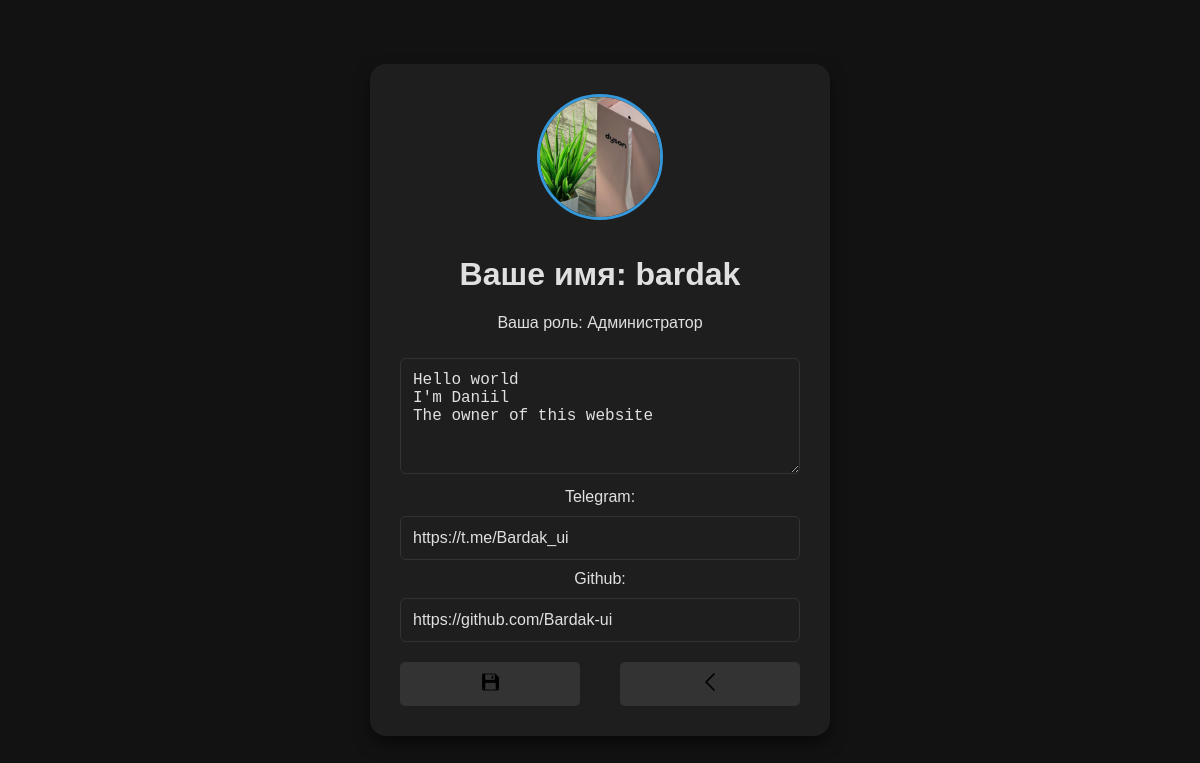
The app's page /profile/settings/ (signed in), older data.
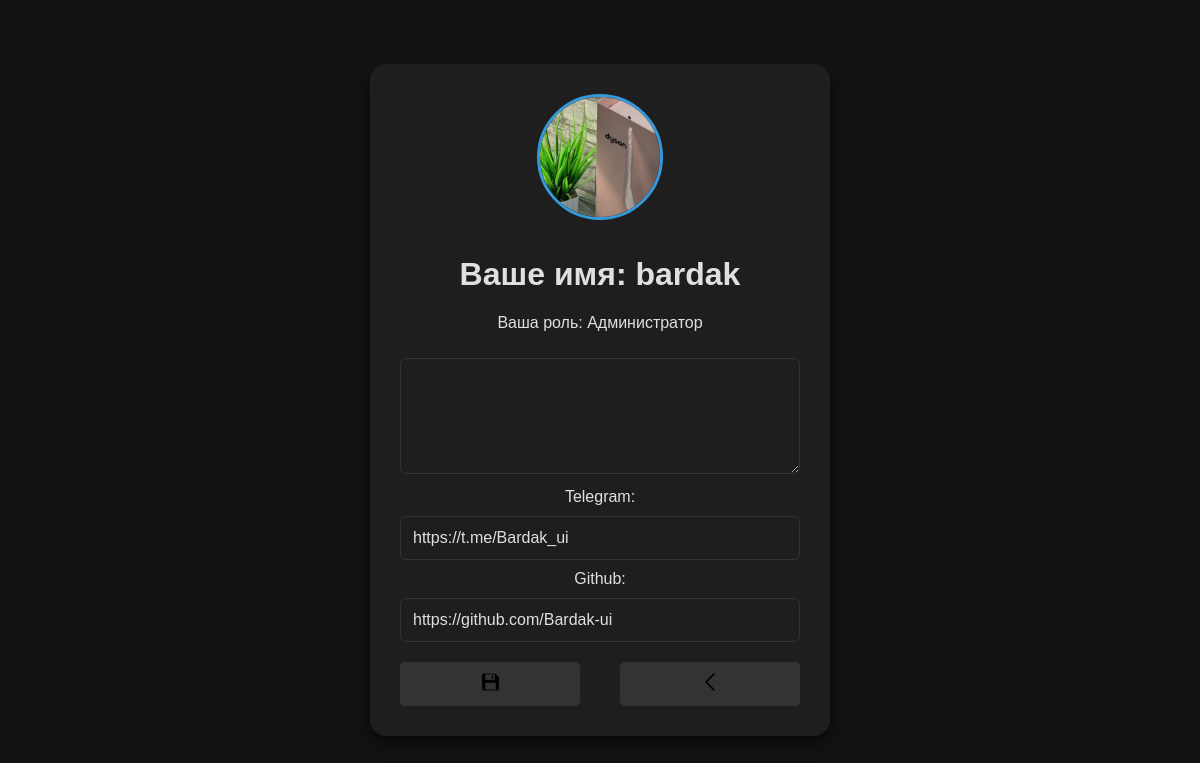
The same page, newer data.
### scp/models.py (models this page shows, shortened)
class Profile(models.Model):
    puser = models.OneToOneField(User, on_delete=models.CASCADE, related_name='profile', unique=True)
    bio = models.TextField(blank=True, null=True)
    avatar = models.ImageField(upload_to='./profile_avatars/', blank=True, null=True, default='./default/no_avatar.png')
    role = models.CharField(max_length=50, blank=True, choices=Role.ROLE_CHOICES, default='Исполнитель')
    account = models.BooleanField(default=False)  # Это поле отвечает за статус пользователя
    contacts = models.TextField(default='Контакты не указаны')
    status = models.CharField(max_length=50, choices=Status.BLACKLIST_CHOICES, default='Не заблокирован')
    telegram_url = models.URLField(max_length=255, blank=True, null=True, verbose_name='Telegram')
    github_url = models.URLField(max_length=255, blank=True, null=True, verbose_name='GitHub')

### scp/views.py (the view)
# urls.py: path('profile/settings/', views.profile_settings, name='profile_settings'), # Настройки профиля
@login_required
def profile_settings(request):
    profile = get_object_or_404(Profile, puser = request.user)
    if request.method == "POST":
        form = ProfileSettings(request.POST, request.FILES, instance=profile)
        if form.is_valid():
            form.save()
            return redirect('profile')
    else:
        form = ProfileSettings(instance=profile)
    return render(request, 'scp/profile_settings.html', {'form':form, 'profile':profile})

### scp/forms.py
class ProfileSettings(forms.ModelForm):
    class Meta:
        model = Profile
        fields = ['bio', 'avatar','telegram_url','github_url']
        labels = {
            'telegram_url':'Telegram',
            'github_url':'Github',
        }
        widgets = {
            'avatar': forms.ClearableFileInput(attrs={'style': 'display: none; text-decoration: none;' , 'class': 'id_avatar'}),
            'bio': forms.Textarea(attrs={'class': 'bio-profile', 'rows': 5, 'style': 'resize: vertical'}),
            'telegram_url': forms.URLInput(attrs={'class':'form-control'}),
            'github_url': forms.URLInput(attrs={'class':'form-control'}),
        }

### scp/templates/scp/profile_settings.html (shortened to what this page needs)
{% load static %}
<!DOCTYPE html>
<html lang="ru">
<head>
    <link rel="stylesheet" href="{% static 'scp/css/profile_settings.css' %}">
</head>
<body>
    <div class="settings-container">
        <form method="post" enctype="multipart/form-data">
            <div class="avatar-section">
                <label for="id_avatar" class="avatar-label">
                    {% if profile.avatar %}
                        <img src="{{ profile.avatar.url }}" alt="Аватар" class="avatar-image">
                    {% else %}
                        <div class="avatar-placeholder">Нажмите для загрузки</div>
                    {% endif %}
                </label>
            </div>
            <h1>Ваше имя: {{ profile.puser }}</h1>
            <p>Ваша роль: {{ profile.role|default:"не установлена" }}</p>
            <div class="form-group">
                {{ form.bio }}
                {{ form.telegram_url.label_tag }}
                {{ form.telegram_url }}
                {{ form.github_url.label_tag }}
                {{ form.github_url }}
            </div>
            <div class="button">
                <button type="submit"><img src="{% static 'scp/image/save.png' %}" style="height: 20px; width: 20px;" alt="Иконка удаления"></button>
                <button type="button" onclick="history.back()"><img src="{% static 'scp/image/back.png' %}" style="height: 20px; width: 20px;" alt="Иконка удаления"></button>
            </div>
        </form>
    </div>
</body>
</html>

Row changes from the older to the newer data that the page shows:
changed Profile "Администратор": bio "Hello world I'm Daniil The owner of this website" → (not shown)
